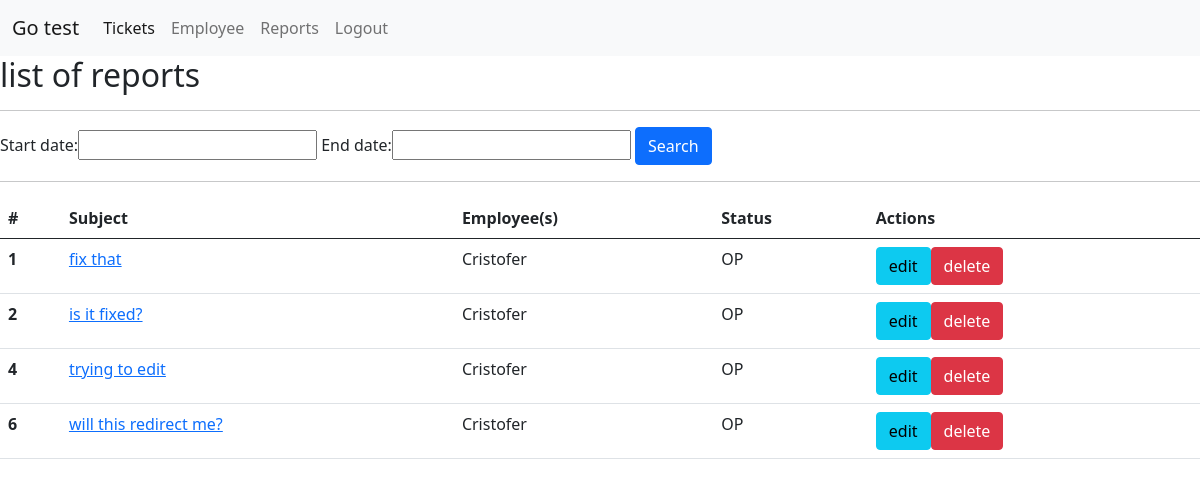
/reports/, run on an earlier commit of the app's database.
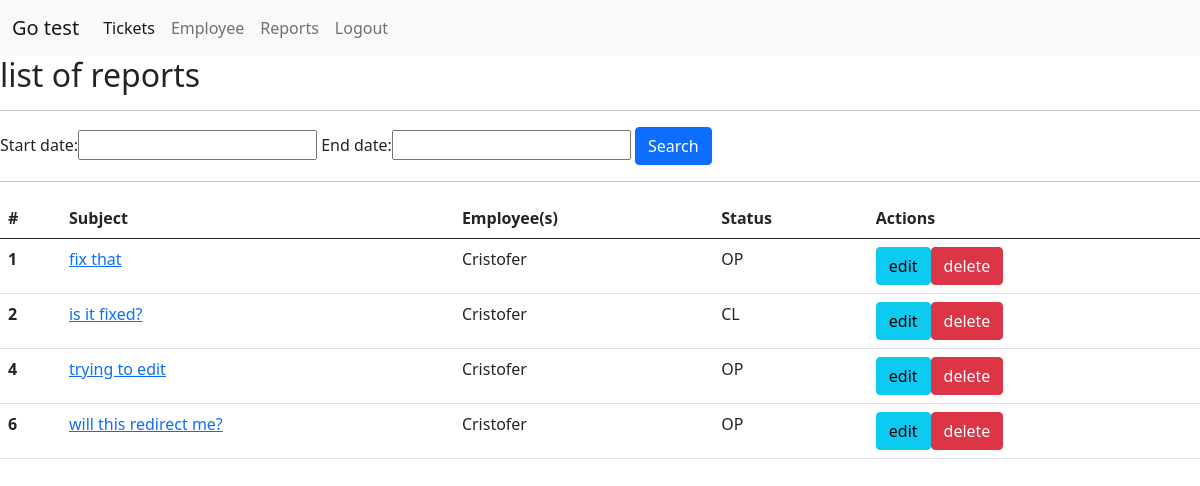
And on a later commit of the database.
### tickets/models.py (models this page shows, shortened)
class Ticket(models.Model):
    id = models.AutoField(primary_key=True)
    subject = models.CharField(max_length=100)
    employee = models.ForeignKey(Employee, on_delete=models.CASCADE)
    description= models.TextField(max_length=500)
    date = models.DateField(auto_now_add=True)
    status = models.CharField(max_length=50, choices=STATUS_OPTIONS)
    start_date = models.DateField(default=datetime.date.today)
    end_date = models.DateField(default=datetime.date.today)
    notes = models.TextField(null=True)

### employee/models.py (models this page shows)
class Employee(models.Model):
    id = models.AutoField(primary_key=True)
    first_name = models.CharField(max_length=100)
    last_name = models.CharField(max_length=100)
    email = models.EmailField(max_length=200)
    status = models.CharField(max_length=50, choices=STATUS_OPTIONS)
    password = models.CharField(max_length=100)
    def __str__(self):
        return self.first_name

### reports/views.py (the view)
# urls.py: path('', views.reports_list, name="reports_filter"),
def reports_list(request):
    ticket_report = Ticket.objects.all()
    reports_form = TicketFilter(request.GET, queryset=ticket_report)
    ticket_report = reports_form.qs
    context={'ticket_report':ticket_report, 'reports_form':reports_form}
    return render(request, 'reports/reports_list.html', context)

### reports/templates/reports/reports_list.html
{% extends 'reports/base.html' %}
{% block content %}
<h2>list of reports</h2>
<hr>
<form method="get">
{{reports_form.form}}
<button class="btn btn-primary" type="submit">Search</button>
</form>
<hr>
<table class="table">
  <thead>
    <tr>
      <th scope="col">#</th>
      <th scope="col">Subject</th>
      <th scope="col">Employee(s)</th>
      <th scope="col">Status</th>
      <th scope="col">Actions</th>
    </tr>
  </thead>
  <tbody>
  {% for ticket in ticket_report %}
    <tr>
      <th scope="row">{{ticket.id}}</th>
      <td><a href="{% url 'info_ticket' ticket.id %}">{{ticket.subject}}</a></td>
      <td>{{ticket.employee}}</td>
      <td>{{ticket.status}}</td>
      <td><a class="btn btn-info" href="{% url 'ticket_update' ticket.id %}"> edit </a><a class="btn btn-danger" href="{% url 'ticket_delete' ticket.id %}"> delete </a></td>
    </tr>
  {% endfor %}
  </tbody>
</table>
{% endblock content %}

What changed in the data, as far as the page shows it:
changed Ticket "is it fixed?": status "OP" → "CL"
